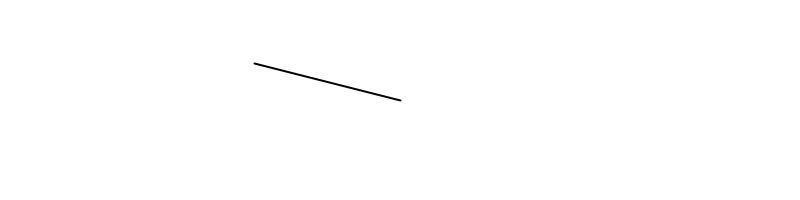
Frame 1 (no input)
Frame 60 (the mouse pressed at the canvas centre just before this capture): identical to frame 1, image omitted
Frame 120 (the mouse held since frame 60 and released just before this capture): blank canvas, image omitted

The Processing sketch that drew this single still picture (run headless with seeded random() and noise(); from frame 60 on, the mouse is pressed at the canvas centre):

// Processing sketch: NOC_1_6_vector_normalize
// ── NOC_1_6_vector_normalize.pde
// The Nature of Code
// Daniel Shiffman
// http://natureofcode.com

// Demonstration of normalizing a vector.
// Normalizing a vector sets its length to 1.

void setup() {
  size(800,200);
  smooth();
}

void draw() {
  background(255);
  
  // A vector that points to the mouse location
  PVector mouse = new PVector(mouseX,mouseY);
  // A vector that points to the center of the window
  PVector center = new PVector(width/2,height/2);
  // Subtract center from mouse which results in a vector that points from center to mouse
  mouse.sub(center);
  
  // Normalize the vector
  mouse.normalize();
  
  // Multiply its length by 50
  mouse.mult(150);

  translate(width/2,height/2);
  // Draw the resulting vector
  stroke(0);
  strokeWeight(2);
  line(0,0,mouse.x,mouse.y);
  
}
